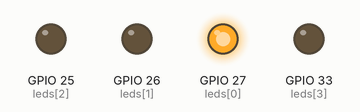
Recording of a sketch running on a simulated ESP32. On the bench: output pins drawn as LEDs (lit = HIGH).

Above: at 0.1 s.
At 0.7 s:
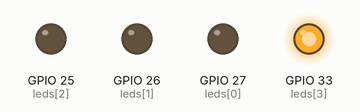
At 1.7 s:
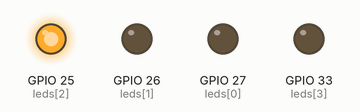
At 2.7 s:
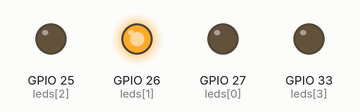
Timing chart, 0 to 3.0 s (numbered marks = the images above):
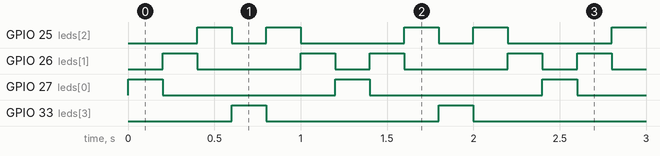

The sketch:

Blinking_LEDs.ino
```cpp
int leds[]={27,26,25,33};
int numLeds=4;
int delayTime=200;
int direction=1;
int currentLed=0;
void setup()
{
  for(int i=0;i<numLeds;i++)
  {
    pinMode(leds[i],OUTPUT);
  }
}
void loop()
{
  for(int i=0;i<numLeds;i++)
  {
     digitalWrite(leds[i],LOW);
  }
  digitalWrite(leds[currentLed],HIGH);
  delay(delayTime);
  currentLed += direction;
  if(currentLed >= numLeds-1 || currentLed <= 0)
  {
    direction *= -1;
  }
}
```

Measured:
- by itself, GPIO 25 (leds[2]): repeats every 1.2 s: LOW 0.20 s, HIGH 0.20 s, LOW 0.60 s, HIGH 0.20 s
- by itself, GPIO 26 (leds[1]): repeats every 1.2 s: LOW 0.60 s, HIGH 0.20 s, LOW 0.20 s, HIGH 0.20 s
- by itself, GPIO 27 (leds[0]), GPIO 33 (leds[3]): alternates HIGH for 0.20 s and LOW for 1.0 s
